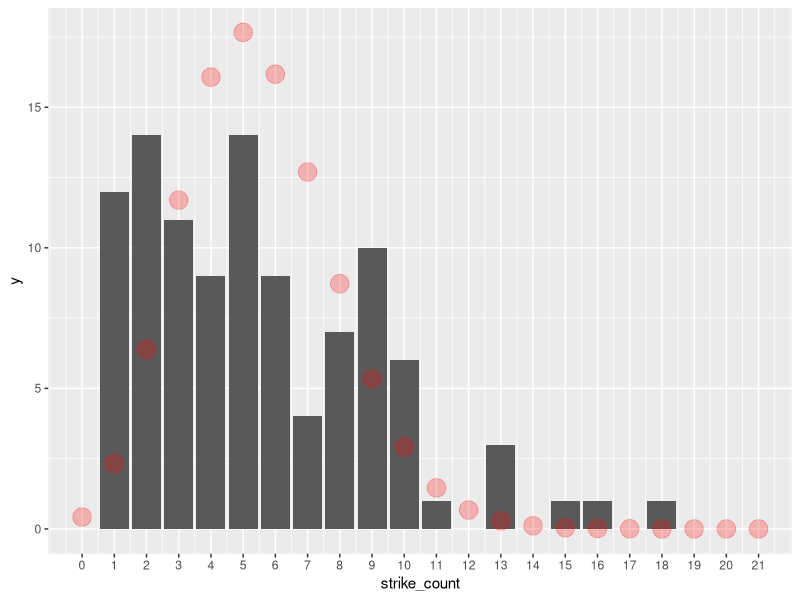

Here is the R script that generated this plot: (Note: this script raises an error after producing the figure.)
library(tidyverse)
library(here)

## Analyze strike count data (from Kennan, Exercise from Greene)

kennan_wide <- read_table(here("lab-05-optimization-max-likelihood", "JEM85.txt"),
                          col_name = c("yrmo", "strike_count", "IP",
                                       "D1", "D2", "D3", "D4", "D5", "D6", "D7", "D8", "D9", "D10", "D11", "D12", "D13", "D14", "D15", "D16", "D17", "D18"),
                          skip = 1
                          )

kennan <- kennan_wide %>%
    select(yrmo, strike_count, IP) %>%
    mutate(
        year = 1900 + yrmo %/% 100,
        month = yrmo %% 100,
        date = as.Date(paste0(as.character(year), "-", str_pad(as.character(month),2), "-01"), "%Y-%m-%d")
    )

kennan %>% select(yrmo, strike_count, IP) %>% print(n = 200, row.names = FALSE)

## N.B. No IP data available for months with no strikes
kennan <- kennan %>%
    filter(!is.na(IP))

summary(kennan)

## One parameter Poisson (no covariates)
with(kennan, mean(strike_count))
with(kennan, var(strike_count)) ## really rejects poisson (mean != var)
with(kennan, log(mean(strike_count)))

kennan %>%
    ggplot() + geom_bar(aes(x = strike_count)) + 
    scale_x_continuous(breaks = seq(0, 21, 1)) +
    geom_point(data = transform(data.frame(x = c(0:21), y = length(kennan$strike_count) * dpois(c(0:21), with(kennan, mean(strike_count))))),
               aes(x, y), color="red", size = 6, alpha = 0.25) 



## Run using generalized linear model glm() function with packaged poisson
summary(constant_glm <- glm(strike_count ~ 1, data = kennan, family = poisson))
logLik(constant_glm)
predict(constant_glm, type = "link")
predict(constant_glm, type = "response")

## Poisson regression models log(lambda) (not lambda)
## To recover lambda, exponentiate the estimate of log(lambda)

## log(lambda) = X beta, in this case log(lambda) = beta We write the
## expression for the log likelihood (and must remember to set the optimizer to maximize)
(y <- kennan$strike_count)
(cons <- rep(1, length(kennan$strike_count)))
(x <- kennan$IP)
(t <- kennan$year - 1968)

poissonll <- function(beta) {
    sum(-exp(beta*cons)  +  y*beta*cons)
}

## Use optimizer to find beta, the log lambda that maximizes log likelihood  (try two different optimizers)
(poissonll_opt  <- optimize(poissonll, interval=c(0,5), maximum=TRUE))
(poissonll_opt  <- optim(par=1,  poissonll, control = list(fnscale=-1), hessian=TRUE))
## Note that the parameter estimates match glm but the maximized log likelihood
## itself does not match glm because the ln(y!) component has been
## excluded


## Beta_hat and s.e. beta_hat
(poissonll_opt$par)
sqrt(-solve(poissonll_opt$hessian))
## Lambda_hat = exp(beta_hat)
exp(poissonll_opt$par)


## Computes ln(Y!) which is a formal piece of the ln L function (that does not depend on parameters)
lnfac  <- function(yi) {
    sum = 0
    if (yi > 0) {
        for (j in 1:yi) {
            sum = sum + log(j) }
        }
    sum
}

## Log likelihood function including the formal ln(Y!) stuff.  Needed to match the glm results for the value of the objective
poissonll <- function(beta) {
    sum(-exp(beta * cons) + y * beta * cons - sapply(y, lnfac))
}

## Use optimizer to find beta, the log lambda that maximizes log likelihood  (try two different optimizers)
(poissonll_opt  <- optimize(poissonll, interval = c(0, 5), maximum = TRUE))
(poissonll_opt  <- optim(par = 1, poissonll, control = list(fnscale = -1)))
## Lambda
exp(poissonll_opt$par)

## Log likelihood
poissonll_opt$value
## The MLE outperforms alternatives
poissonll(log(4))
poissonll(poissonll_opt$par)
poissonll(log(8))

## Likelihood
exp(poissonll_opt$value)


## Two parameter Poisson (constant and one covariate)
## log(lambda) = X beta
summary(kennan2_glm <- glm(strike_count ~ IP, data = kennan, family = poisson))
## Recover the expected arrival rate in the bivarate case
predict(kennan2_glm, type = "link")
predict(kennan2_glm, type = "response")
## Log likelihood function for two-parameter model
poissonll2 <- function(beta) {
    sum(-exp(beta[1]*cons + beta[2]*x) + y*(beta[1]*cons + beta[2] * x))
}
(poissonll2_opt  <- optim(par = c(2, 3),  poissonll2, control = list(fnscale = -1), hessian = TRUE))

## Beta_hat and s.e. beta_hat
(poissonll2_opt$par)
sqrt(diag(-solve(poissonll2_opt$hessian)))


kennan$predicted_strike_count <- exp(poissonll2_opt$par[1] + poissonll2_opt$par[2]*kennan$IP)
kennan %>% ggplot(aes(x = date, y = strike_count)) + geom_point() + geom_line(data = rlip, aes(x = date, y = predicted_strike_count))


## Three parameter Poisson (constant and two covariates)
## log(lambda) = XB
summary(kennan3_glm <- glm(strike_count ~ IP + I(year - 1968), data = kennan, family = poisson))
## Log likelihood function for three-parameter model
poissonll3 <- function(beta) {
    sum(-exp(beta[1]*cons + beta[2]*x + beta[3]*t) + y * (beta[1]*cons + beta[2]*x + beta[3]*t))
    }
(poissonll3_opt  <- optim(par=c(3,-7,-0.10),  poissonll3, control=list(fnscale=-1), hessian=TRUE))

## Beta_hat and s.e. beta_hat
(poissonll3_opt$par)
sqrt(diag(-solve(poissonll3_opt$hessian)))
